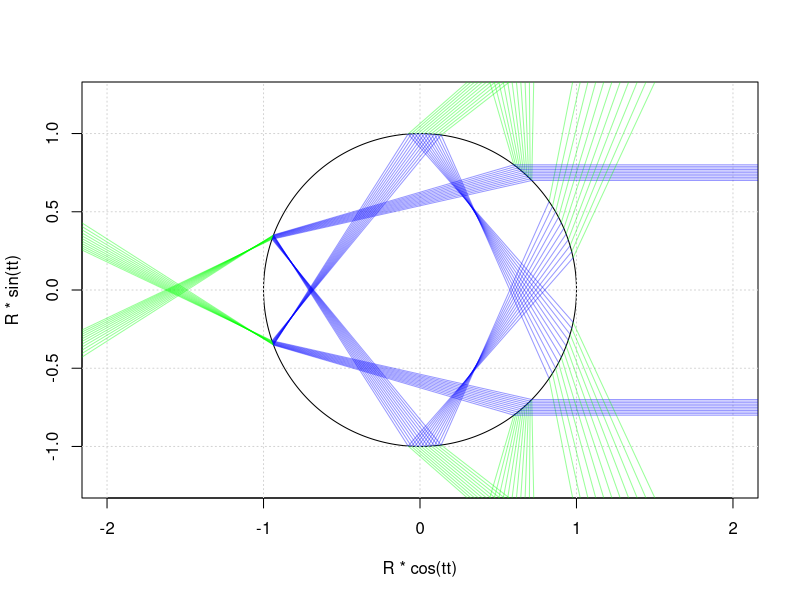

Source code (R):
rm(list=ls())     # Environment Cleaning
#-------------------------------------------------------------------------------
# OUTPUT ANGLES
#-------------------------------------------------------------------------------
DWk<-function(th,n,k){
   ph<-asin(sin(th)/n)
   return(2*th-k*(pi-2*ph))
}
DMk<-function(th,n,k){
   ph<-asin(sin(th)/n)
   return(2*(th-ph)-k*(pi-2*ph))
}
#-------------------------------------------------------------------------------
# EXTREME ANGLES
#-------------------------------------------------------------------------------
DEXT<-function(l,n){
   dn<-l*pi+2*asin(sqrt(((1+l)**2-n**2)/((1+l)**2-1)))-
      2*(1+l)*asin(sqrt(((1+l)**2-n**2)/((1+l)**2-1))/n)
   return(2*pi-dn)
}
#-------------------------------------------------------------------------------
R<-1              # Radius of the drop
n<-4/3            # Index of refraction
tr<-.4            # Transparency of the rays
nr<-3             # Number of output refracted rays
f<-3              # Amplitude factor. Extends the rays by this value.
# kj<-8           # Uncomment this to show only specified option
# Incident impact factor  
dp<-.005          # increment 
pmin<--sin(pi/4)  # minimum value (-1+dp)
pmax<-sin(pi/4)   # maximum value (1-dp)
pj<-seq(pmin,pmax,dp) # Sequence or specific value(s).
jj<-.7
pj<-seq(jj,jj+.1,.01)
pj<-c(pj,-pj)
# Other choices
reflec<-TRUE     # Show incident reflecion
normal<-FALSE     # Show the normals
ncheck<-FALSE     # Show outer circle to check normal
angtst<-FALSE     # Set n=1 and p=sin(pi/nr), where nr=4,8,16,
#-------------------------------------------------------------------------------
if(angtst){
   n<-1.
   np<-ifelse(nr>2,nr,4)
   pj<-sin(pi/(np))
}
# Draw the drop
tt<-seq(0,2*pi,pi/199)
plot(R*cos(tt),R*sin(tt),type='l',asp=1,xlim=2*R*c(-1,1));grid()      # Circle
# outer circle to check normals
if(ncheck){
   points(f*R*cos(tt),f*R*sin(tt),type='l');        # Circle
}
#-------------------------------------------------------------------------------
if(!exists("kj")){
   kj<-1:nr
}
for(p in pj){
   st<-p
   ct<-sqrt(1-st**2)
   th<-atan2(st,ct)
   # phi
   sp<-st/n
   cp<-sqrt(1-sp**2)
   ph<-atan2(sp,cp)
   # psi
   ps<-(pi-2*ph)
   #---------------------------------------
   co<-cos(2*(th)) # Reflexao
   so<-sin(2*(th))
   points(R*c(1+f,ct),R*c(st,st),type='l',col=rgb(0,0,1,tr))        # Incident beam
   if(reflec){
      points(R*ct+f*c(0,co),R*st+f*c(0,so),type='l',col=rgb(0,1,0,tr))   # Reflection
   }
   #---------------------------------------
   cp<-ct
   sp<-st
   for(k in 0:nr){
      # INTERNAL REFLECTIONS
      ck<-cos(th+k*ps)
      sk<-sin(th+k*ps)
      if(normal){
         points( f*R*c(ck,0),f*R*c(sk,0),type='l',col=rgb(1,0,0,tr))  # N1
      }
      points(R*c(cp,ck),R*c(sp,sk),type='l',col=rgb(0,0,1,tr))   # D1
      cp<-ck
      sp<-sk
      # REFRACTIONS
      if(k>0){
         co<-cos(2*th+k*ps)
         so<-sin(2*th+k*ps)
         if(k %in% kj){
            points(R*ck+c(0,f*co),R*sk+c(0,f*so),type='l',col=rgb(0,1,0,tr))   # REFRACTION
         }
      }
   }
}
#---------------------------------------